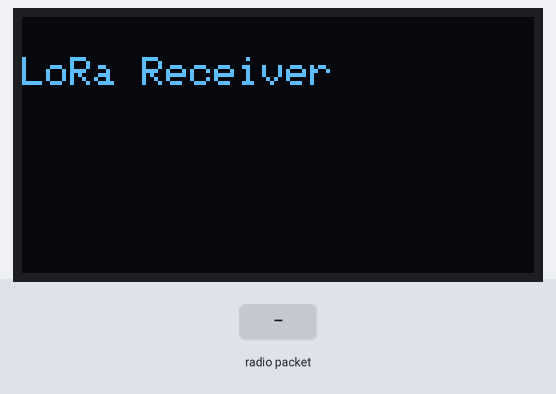
Simulated run of this sketch. Board: ESP32. Shown: 128×64 one-colour display. The test bench sets the inputs (shaded band). WiFi joins after 1.5 s; servers stay silent unless stated; no radio packets arrive unless stated; what the sketch prints to the serial monitor is not drawn.

Above: at 5.2 s.
5.3 s: radio packet "5" arrives
At 6.8 s:
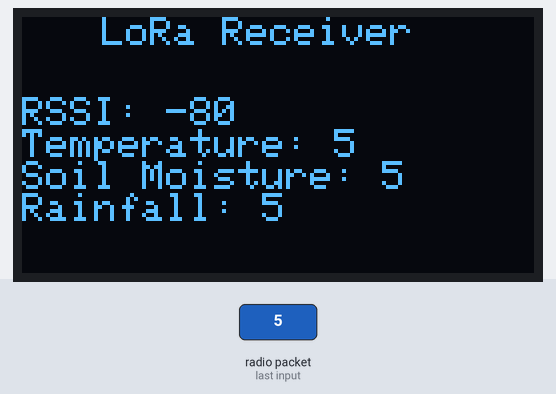
7.8 s: radio packet "90" arrives
At 10.0 s:
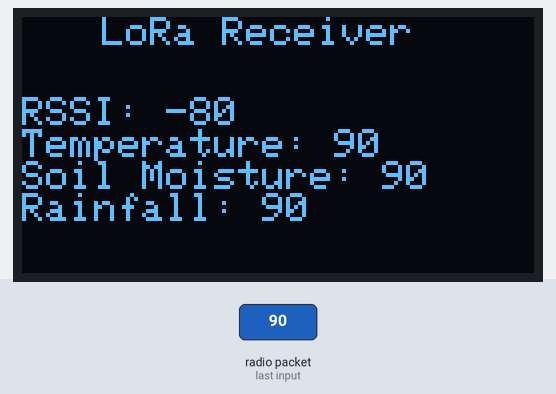
Timing chart, 0 to 11.5 s (numbered marks = the images above; inputs shaded):
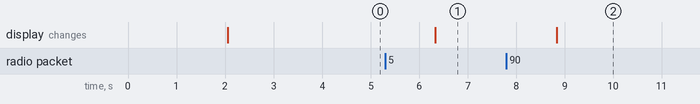

Measured:
- after the input at 5.3 s, the display: changes after 1.0 s (image 1)
- after the input at 7.8 s, the display: changes after 1.0 s (image 2)

The sketch:

ESP_Reciever.ino
```cpp
#include <LoRa.h>
#include <WiFi.h>
#include <WebServer.h>

#include <Adafruit_GFX.h>      // include Adafruit graphics library
#include <Adafruit_SSD1306.h>  // include Adafruit SSD1306 OLED display driver
Adafruit_SSD1306 display(128,64,&Wire,-1);

#define SS 5
#define RST 14
#define DI0 2

//#define TX_P 17
#define BAND 433E6
//#define ENCRYPT 0x78

String device_id;
String temperature;
String pressure;
String altitude;
String moisturePercentage;
String rainfall;

const char* ssid = "Soumyajit 2.4Ghz";
const char* password = "soumya@7818Bvb";

WebServer server(80);

void setup()
{
  Serial.begin(115200);
  if(!display.begin(SSD1306_SWITCHCAPVCC, 0x3C))
  {
    Serial.println(F("SSD1306 allocation failed"));
    for(;;);
  }
  delay(2000);
  display.clearDisplay();

  display.setTextSize(1);
  display.setTextColor(WHITE);
  display.setCursor(0, 10);

  display.println("LoRa Receiver");
  display.display();


  Serial.println("LoRa Receiver");
  //LoRa.setTxPower(TX_P);
  //LoRa.setSyncWord(ENCRYPT);

  LoRa.setPins(SS, RST, DI0);
  if (!LoRa.begin(BAND))
  {
    Serial.println("Starting LoRa failed!");
    while (1);
  }

  Serial.println("Connecting to ");
  Serial.println(ssid);

  //Connect to your local wi-fi network
  WiFi.begin(ssid, password);

  //check wi-fi is connected to wi-fi network
  while (WiFi.status() != WL_CONNECTED) {
  delay(1000);
  Serial.print(".");
  }
  Serial.println("");
  Serial.println("WiFi connected..!");
  Serial.print("Got IP: ");  Serial.println(WiFi.localIP());

  server.on("/", handle_OnConnect);
  server.onNotFound(handle_NotFound);

  server.begin();
  Serial.println("HTTP server started");
}

void loop()
{
  // try to parse packet
  int pos1, pos2, pos3, pos4, pos5;

  int packetSize = LoRa.parsePacket();
  if (packetSize)
  {
    // received a packet
    Serial.print("Received packet:  ");
    String LoRaData = LoRa.readString();
    Serial.print(LoRaData);
    // read packet
    while (LoRa.available()) {
      Serial.print((char)LoRa.read());
    }
    // print RSSI of packet
    Serial.print("' with RSSI ");
    Serial.println(LoRa.packetRssi());

    pos1 = LoRaData.indexOf('/');
    pos2 = LoRaData.indexOf('&');
    pos3 = LoRaData.indexOf('#');
    pos4 = LoRaData.indexOf('@');
    pos5 = LoRaData.indexOf('$');
//    pos6 = LoRaData.indexOf('^');
//    pos7 = LoRaData.indexOf('!');

    device_id = LoRaData.substring(0, pos1);
    temperature = LoRaData.substring(pos1 + 1, pos2);
    pressure = LoRaData.substring(pos2 + 1, pos3);
    altitude = LoRaData.substring(pos3 + 1, pos4);
    moisturePercentage = LoRaData.substring(pos4 + 1, pos5);
    rainfall = LoRaData.substring(pos5 + 1, LoRaData.length());
//    rainfall = LoRaData.substring(pos6 + 1, pos7);
//    lux = LoRaData.substring(pos7 + 1, LoRaData.length());

    Serial.print(F("Device ID = "));
    Serial.println(device_id);

    Serial.print(F("Temperature = "));
    Serial.print(temperature);
    Serial.println(F("*C"));

    Serial.print(F("Pressure = "));
    Serial.print(pressure);
    Serial.println(F("hPa"));

    Serial.print(F("Approx. Altitude = "));
    Serial.print(altitude);
    Serial.println(F("m"));

    Serial.print("Soil Moisture is  = ");
    Serial.print(moisturePercentage);
    Serial.println("%");

    Serial.print(F("Rainfall = "));
    Serial.print(rainfall);
    Serial.println(F("%"));

    display.clearDisplay();
    display.setTextSize(1);
    display.setTextColor(WHITE);
    display.setCursor(20, 0);
    display.println("LoRa Receiver");

    display.setTextSize(1);
    display.setTextColor(WHITE);
    display.setCursor(0, 20);
    display.print("RSSI: ");
    display.println(LoRa.packetRssi());
    display.print("Temperature: ");
    display.println(temperature);
    display.print("Soil Moisture: ");
    display.println(moisturePercentage);
    display.print("Rainfall: ");
    display.println(rainfall);
    display.display();

    Serial.println();

    server.handleClient();
  }
}

void handle_OnConnect()
{
  server.send(200, "text/html", SendHTML(temperature.toFloat(),
              pressure.toFloat(), altitude.toFloat(),
              moisturePercentage.toFloat(), rainfall.toFloat()));

}


void handle_NotFound()
{
  server.send(404, "text/plain", "Not found");
}

String SendHTML(float temperature,
                float pressure, float altitude,
                float moisturePercentage, float rainfall)
{
  String ptr = "<!DOCTYPE html> <html>\n";
  ptr += "<head><meta name=\"viewport\" content=\"width=device-width, initial-scale=1.0, user-scalable=no\">\n";
  ptr += "<title>Wireless Weather Station</title>\n";
  ptr += "<style>html { font-family: Helvetica; display: inline-block; margin: 0px auto; text-align: center;}\n";
  ptr += "body{margin-top: 50px;} h1 {color: #444444;margin: 50px auto 30px;}\n";
  ptr += "p {font-size: 24px;color: #444444;margin-bottom: 10px;}\n";
  ptr += "</style>\n";
  ptr += "</head>\n";
  ptr += "<body>\n";
  ptr += "<div id=\"webpage\">\n";
  ptr += "<h1>Wireless Weather Station</h1>\n";

  ptr += "<p>Temperature: ";
  ptr += temperature;
  ptr += "°C</p>";

  ptr += "<p>Pressure: ";
  ptr += pressure;
  ptr += "hPa</p>";

  ptr += "<p>Altitude: ";
  ptr += altitude;
  ptr += "m</p>";

  ptr += "<p>Soil Moisture: ";
  ptr += moisturePercentage;
  ptr += "°C</p>";

  ptr += "<p>Rainfall: ";
  ptr += rainfall;
  ptr += "%</p>";


  ptr += "</div>\n";
  ptr += "</body>\n";
  ptr += "</html>\n";
  return ptr;
}
```
